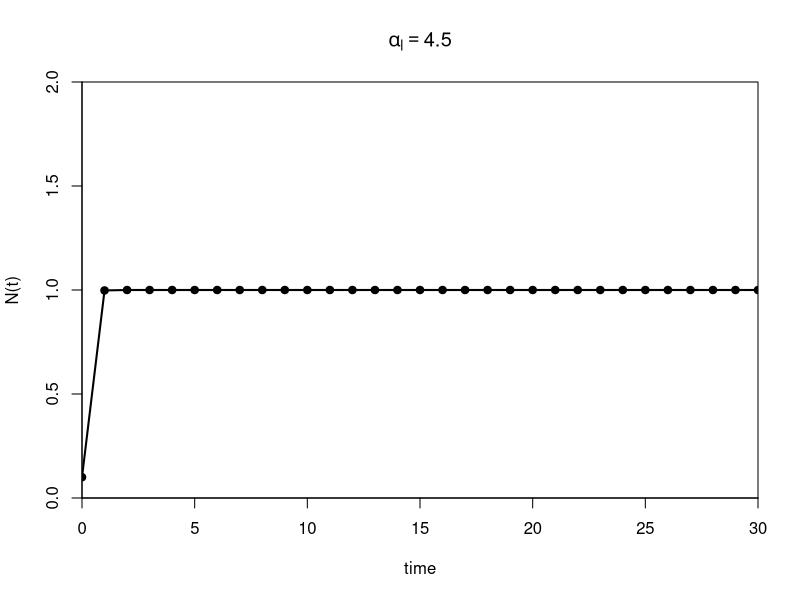

Source code (R):
#Saving for github

### Parameters ####
alpha_l <- 4.5 # to avoid numerical issues, must be less than 5
K <- 1
d <- 1
No <- 0.1
years <- 30

### These are parameters that specify how the numerical intergration is to be done.  Do not change! ####
inc <- 4 # must be an integer greater than or equal to one
deltat <- 1 / inc


### Run this function to load it into memory.  This does the numerical integration ####
runge_kutta <- function(alpha_l, K, d, No, nt, deltat) {
  tlist <- seq(from = 0, to = nt, by = deltat)
  Nt <- rep(NA, length(tlist))
  Nt[1] <- No
  
  nbfun <- function(alpha_l, K, d, N) N * exp(alpha_l * ( 1 - N / K)) - d * N
  
  for (i in 2:length(tlist)) {
    K1 <- nbfun(alpha_l, K, d, Nt[i-1])
    Nmid1 <- Nt[i -1] + 0.5 * deltat * K1
    K2 <- nbfun(alpha_l, K, d, Nmid1)
    Nmid2 <- Nt[i - 1] + 0.5 * deltat * K2
    K3 <- nbfun(alpha_l, K, d, Nmid2)
    Nend <- Nt[i-1] + deltat * K3
    K4 <- nbfun(alpha_l, K, d, Nend)
    Nt[i] <- Nt[i-1] + deltat * (K1 / 6 + K2 / 3 + K3 / 3 + K4 / 6)
  }
  return(Nt)
}

### Run function and plot N(t) vs. t ####
Nt <- runge_kutta(alpha_l, K, d, No, nt = years, deltat = deltat)
plotindex <- 1 + seq(0, length(Nt), by = 1 / deltat)
years.2.plot <- seq(0, years, by = deltat)[plotindex]
Nt.2.plot <- Nt[plotindex]
plot(years.2.plot, 
     Nt.2.plot,
     type = "l",
     lwd = 2,
     xlim = c(0, 30),
     ylim = c(0, 2),
     xlab = "time",
     ylab = "N(t)",
     xaxs = "i",
     yaxs = "i",
     main = bquote(alpha[l] ==  .(alpha_l))
     
)
points(years.2.plot, 
       Nt.2.plot,
       pch = 21,
       bg = "black")


